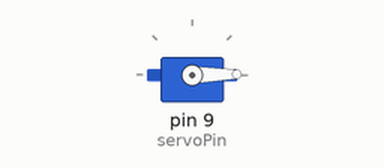
This sketch was run on a simulated Arduino Uno, built with avr-gcc and run on an emulated ATmega328P. Parts: servo.

Above: at 1.05 s.
At 3.15 s:
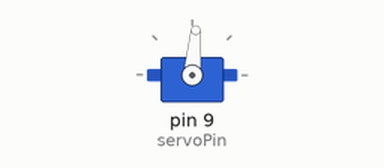
At 5.3 s:
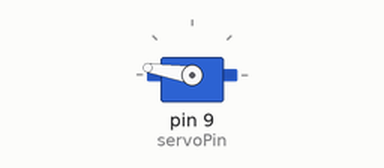
At 9.6 s:
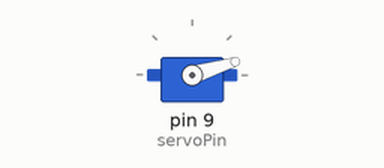
Timing chart, 0 to 13.0 s (numbered marks = the images above):
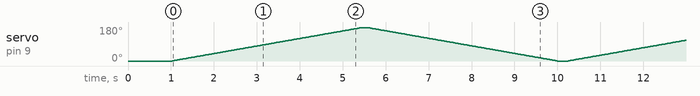

The sketch:

21-servo_control.ino
```cpp
#include <Servo.h>  // https://www.arduino.cc/reference/en/libraries/servo

constexpr uint8_t servoPin = 9;
Servo servo;

void setup() {
  servo.attach(servoPin);  //, 544, 2400);
  servo.write(0);
  delay(1000);
}

void loop() {
  constexpr uint64_t milsec = 25; // delay
  constexpr int srvoMin = 0;
  constexpr int srvoMax = 175;

  for (int i = srvoMin; i <= srvoMax; i++) {
    servo.write(i);
    delay(milsec);
  }
  delay(200);

  for (int i = srvoMax; i >= srvoMin; i--) {
    servo.write(i);
    delay(milsec);
  }
  delay(200);
}
```
